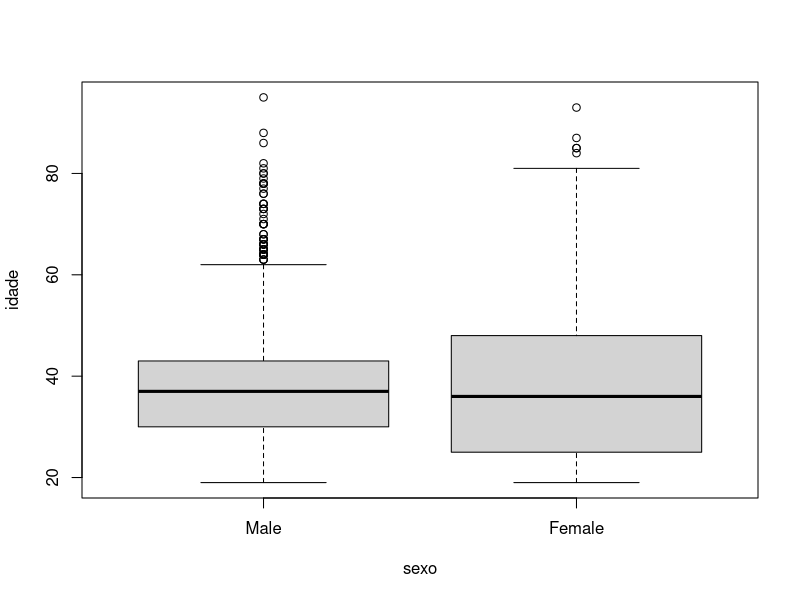
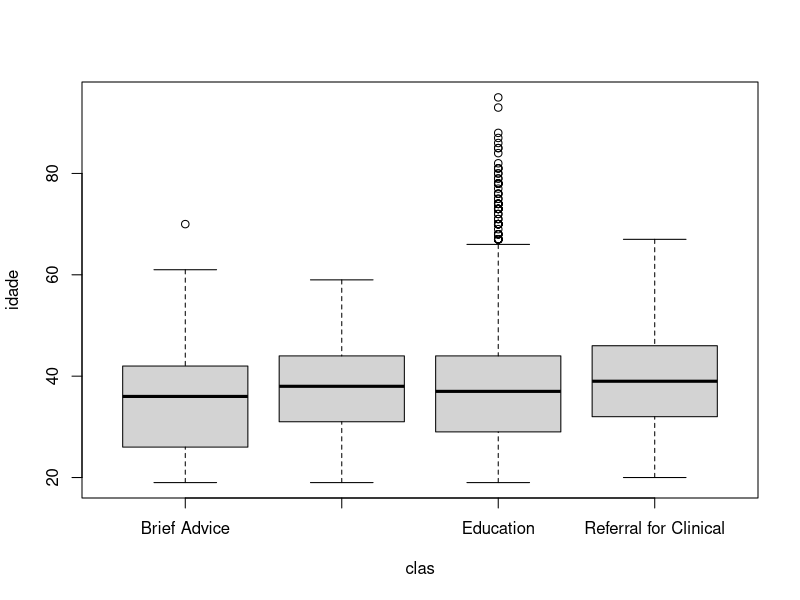
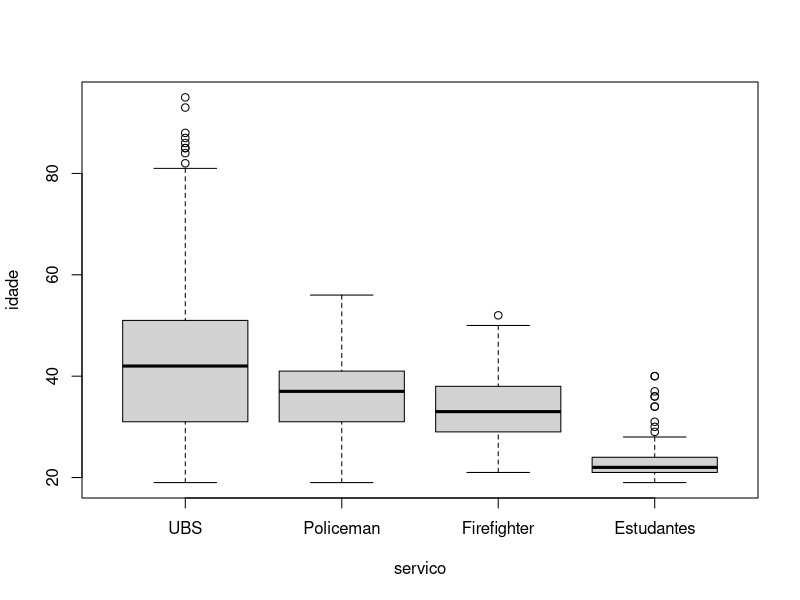
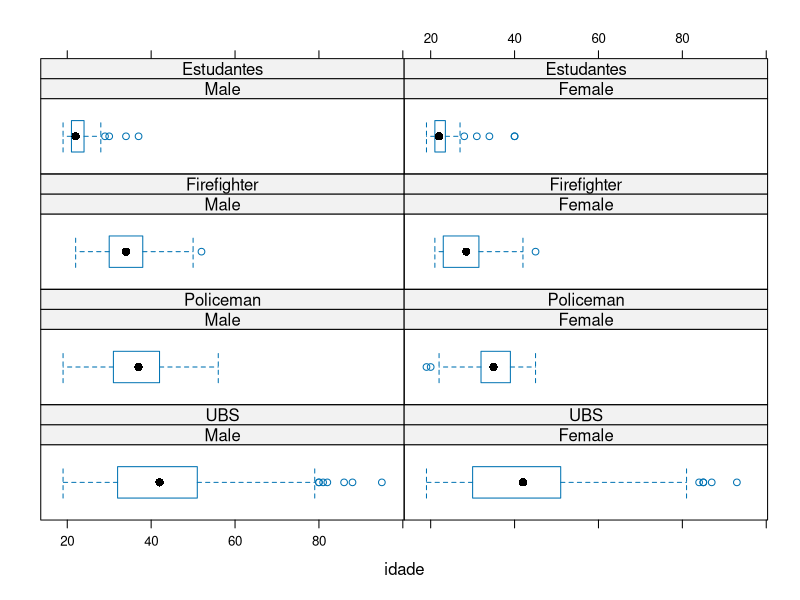
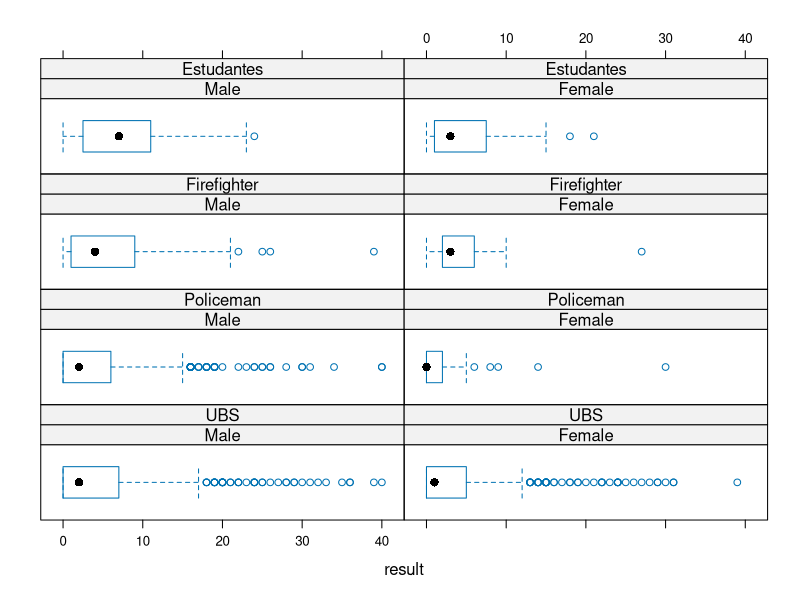

Write the R code that produced these figures, in order. (Note: this script raises an error after producing the figures.)
# IRT AUDIT SCRIPT

## libraries ----
libs <- c('psych', 'ltm', 'RColorBrewer', 'car',
          'lattice', 'mirt')
lapply(libs, require, character.only = T)
rm(libs)

# Import data ----
auditdf <- read.csv("audit.csv", header=TRUE, na.strings = c("NA",""), strip.white = TRUE)
auditdf <- auditdf[,1:15]

## Check data.frames
# names(auditdf) # Inspecting selection
# sapply(auditdf, FUN=table) # Finding errors

## Correct errors
auditdf <- subset(auditdf, auditdf$idade > 18) # Exclude less than 18 years
auditdf$fr5doses[auditdf$fr5doses > 4] <- NA # fixing errors
auditdf$feriment[auditdf$feriment == 1] <- NA # fixing errors
auditdf$parbeber[auditdf$parbeber > 4 | auditdf$parbeber == 1 | auditdf$parbeber == 3] <- NA # fixing errors
auditdf$sexo[auditdf$sexo == 0] <- NA # Inserting NA
auditdf$sexo <- factor(auditdf$sexo, labels=c("Male","Female"))
auditdf$servico <- factor(auditdf$servico, labels=c("UBS","Policeman", "Firefighter", "Estudantes"))

## Compute audit score
auditdf$result <- auditdf$freq + auditdf$doses + auditdf$fr5doses + auditdf$nconspar + auditdf$nconsfaz + auditdf$bebmanha + auditdf$culpado + auditdf$nlembrou + auditdf$feriment + auditdf$parbeber # computing audit values

# classifying participants using as reference cutoff points from AUDIT-babor
auditdf$clas[auditdf$result <= 7] <- "Education"
auditdf$clas[auditdf$result > 7 & auditdf$result <= 15] <- "Brief Advice"
auditdf$clas[auditdf$result > 15 & auditdf$result <= 19] <- "Brief Advice and brief counseling"
auditdf$clas[auditdf$result > 20] <- "Referral for Clinical"

# Descriptives ----

# sex
table(auditdf$sex)
by(auditdf$sexo, auditdf$servico, summary) # by sex

# age
summary(auditdf$idade)
boxplot(idade ~ sexo , data = auditdf) # by sexo
boxplot(idade ~ clas , data = auditdf) # by clas
boxplot(idade ~ servico , data = auditdf) # by servico
bwplot(~idade|sexo*servico, data = auditdf)

# servico
table(auditdf$servico)

# Audit classification
table(auditdf$clas)
bwplot(~result|sexo*servico, data = auditdf)

# Item Response Theory - Graded Model ----

## Descriptives
describe(auditdf[6:15])

### correlation matrix
round(cor(auditdf[6:15], method="kendal", use="complete.obs"),2) # kendall correlation coef among audit items

### Cronbach's alpha
alpha(auditdf[6:15]) # Cronbach's alpha
by(auditdf[6:15], auditdf$servico, alpha) # Cronbach's by service

### Exploratory factor analysis
#### 1 Factor
m1f  <- mirt(auditdf[6:15], 1, rotate="oblimin")
summary(m1f)
residuals(m1f)

#### 2 Factor
m2f  <- mirt(auditdf[6:15], 2, rotate="oblimin")
summary(m2f, rotate="oblimin")
residuals(m2f)

#### Compare models
anova(m1f, m2f)

### Bifactor Model
factors  <- c(2,2,2,1,1,1,1,1,1,1)
mbi  <- bfactor(auditdf[6:15], factors)
summary(mbi, rotate="oblimin")
residuals(mbi)

## LTM
auditdf[6:15] <- lapply(auditdf[6:15], as.factor) # transform audit vars as factor for grm

#irt
#str(auditdf) # checking transformation - it seems ok.

# Comparing models - one parameter (theta) vs. 2 parameter (theta and discrimination)
# Creating models
audit1par <- grm(auditdf[6:15], constrained = T)
audit2par <- grm(auditdf[6:15])

# Comparing, using BIC and AIC as criteria. (Less is better)
anova(audit1par, audit2par) # 1 parameter model seems to fit data better

# Summary of the model
summary(audit1par)
coef(audit1par)
plot(audit1par)

# information
information(audit1par, c(-4,4)) # all items - Total info = 55.92
information(audit1par, c(-4,4), c(1,2,3)) # shortaudit - Total info = 20.99, which means (20.94/55.87) .374 of the total. This result is quite similar to Strauss and Rindstoff ~.40.


# Graphs for publication - of ICC and OCCU
par(mfrow = c(1,1))
for (i in 1:10) {
  plot(audit1par, type = "ICC", items = i, col = brewer.pal(4,"Dark2"), main = "ICC", ylab = "Probabilidade", xlab = "Theta")
  plot(audit1par, type = "OCCu", items = i, col = brewer.pal(4,"Dark2"), main = "OCCu", xlab = "Theta")
}